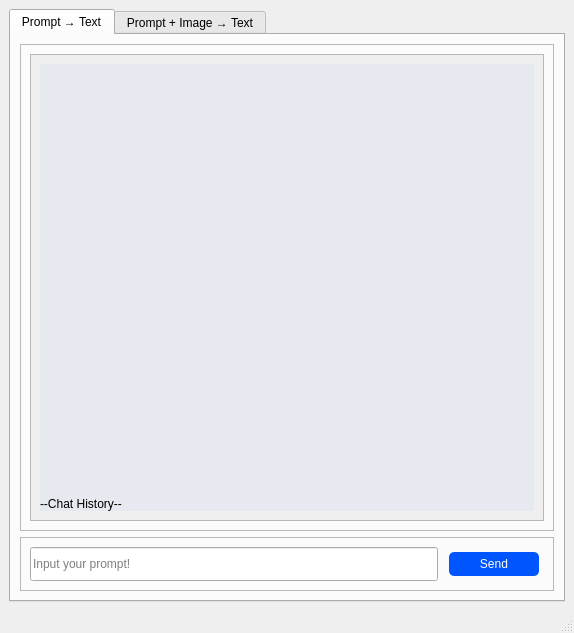
<?xml version="1.0" encoding="UTF-8"?>
<ui version="4.0">
 <class>MainWindow</class>
 <widget class="QMainWindow" name="MainWindow">
  <property name="geometry">
   <rect>
    <x>0</x>
    <y>0</y>
    <width>574</width>
    <height>633</height>
   </rect>
  </property>
  <property name="windowTitle">
   <string>MainWindow</string>
  </property>
  <widget class="QWidget" name="centralwidget">
   <layout class="QVBoxLayout" name="verticalLayout_4">
    <item>
     <widget class="QTabWidget" name="tabWidget">
      <property name="currentIndex">
       <number>0</number>
      </property>
      <widget class="QWidget" name="tab_text2text">
       <attribute name="title">
        <string>Prompt → Text</string>
       </attribute>
       <layout class="QVBoxLayout" name="verticalLayout">
        <item>
         <widget class="QFrame" name="frame_2">
          <property name="frameShape">
           <enum>QFrame::StyledPanel</enum>
          </property>
          <property name="frameShadow">
           <enum>QFrame::Raised</enum>
          </property>
          <layout class="QHBoxLayout" name="horizontalLayout_4">
           <item>
            <widget class="QScrollArea" name="scrollArea">
             <property name="minimumSize">
              <size>
               <width>500</width>
               <height>0</height>
              </size>
             </property>
             <property name="horizontalScrollBarPolicy">
              <enum>Qt::ScrollBarAlwaysOff</enum>
             </property>
             <property name="widgetResizable">
              <bool>true</bool>
             </property>
             <widget class="QWidget" name="scrollAreaWidgetContents_5">
              <property name="geometry">
               <rect>
                <x>0</x>
                <y>0</y>
                <width>498</width>
                <height>416</height>
               </rect>
              </property>
              <layout class="QVBoxLayout" name="verticalLayout_6">
               <item>
                <widget class="QLabel" name="t1_output_txt">
                 <property name="styleSheet">
                  <string notr="true">background-color: rgb(0, 85, 255,10);</string>
                 </property>
                 <property name="text">
                  <string>--Chat History--</string>
                 </property>
                 <property name="alignment">
                  <set>Qt::AlignBottom|Qt::AlignLeading|Qt::AlignLeft</set>
                 </property>
                 <property name="wordWrap">
                  <bool>true</bool>
                 </property>
                </widget>
               </item>
              </layout>
             </widget>
            </widget>
           </item>
          </layout>
         </widget>
        </item>
        <item>
         <widget class="QFrame" name="frame">
          <property name="maximumSize">
           <size>
            <width>16777215</width>
            <height>60</height>
           </size>
          </property>
          <property name="frameShape">
           <enum>QFrame::StyledPanel</enum>
          </property>
          <property name="frameShadow">
           <enum>QFrame::Raised</enum>
          </property>
          <layout class="QHBoxLayout" name="horizontalLayout_2">
           <item>
            <widget class="QLineEdit" name="t1_input_txt">
             <property name="maximumSize">
              <size>
               <width>16777215</width>
               <height>50</height>
              </size>
             </property>
             <property name="placeholderText">
              <string>Input your prompt!</string>
             </property>
            </widget>
           </item>
           <item>
            <widget class="QPushButton" name="t1_pb_send">
             <property name="minimumSize">
              <size>
               <width>100</width>
               <height>0</height>
              </size>
             </property>
             <property name="maximumSize">
              <size>
               <width>100</width>
               <height>16777215</height>
              </size>
             </property>
             <property name="styleSheet">
              <string notr="true">QPushButton {
	padding: 5px;
	margin: 5px;
	border-radius: 5px;
	background: rgb(0, 85, 255);
	color: white;
}

QPushButton:hover {
	background: rgb(0, 85, 255, 220);
}

QPushButton:pressed {
	background: rgb(0, 85, 255, 200);
}

</string>
             </property>
             <property name="text">
              <string>Send</string>
             </property>
            </widget>
           </item>
          </layout>
         </widget>
        </item>
       </layout>
      </widget>
      <widget class="QWidget" name="tab_textAndImage2text">
       <attribute name="title">
        <string>Prompt + Image → Text</string>
       </attribute>
       <layout class="QVBoxLayout" name="verticalLayout_3">
        <item>
         <widget class="QFrame" name="frame_3">
          <property name="frameShape">
           <enum>QFrame::StyledPanel</enum>
          </property>
          <property name="frameShadow">
           <enum>QFrame::Raised</enum>
          </property>
          <layout class="QVBoxLayout" name="verticalLayout_2">
           <item>
            <widget class="QLabel" name="l_uploaded_img_tab">
             <property name="maximumSize">
              <size>
               <width>16777215</width>
               <height>20</height>
              </size>
             </property>
             <property name="text">
              <string>Uploaded Image</string>
             </property>
            </widget>
           </item>
           <item>
            <widget class="QLabel" name="t2_uploaded_img">
             <property name="minimumSize">
              <size>
               <width>300</width>
               <height>300</height>
              </size>
             </property>
             <property name="font">
              <font>
               <pointsize>31</pointsize>
              </font>
             </property>
             <property name="styleSheet">
              <string notr="true">QLabel {
    border: 1px solid rgb(0, 85, 255); 
    border-radius: 5px;      
}</string>
             </property>
             <property name="text">
              <string>🖼️</string>
             </property>
             <property name="scaledContents">
              <bool>true</bool>
             </property>
             <property name="alignment">
              <set>Qt::AlignCenter</set>
             </property>
            </widget>
           </item>
           <item>
            <widget class="QScrollArea" name="t2_scrollArea">
             <property name="verticalScrollBarPolicy">
              <enum>Qt::ScrollBarAsNeeded</enum>
             </property>
             <property name="horizontalScrollBarPolicy">
              <enum>Qt::ScrollBarAlwaysOff</enum>
             </property>
             <property name="widgetResizable">
              <bool>true</bool>
             </property>
             <widget class="QWidget" name="scrollAreaWidgetContents_3">
              <property name="geometry">
               <rect>
                <x>0</x>
                <y>0</y>
                <width>498</width>
                <height>86</height>
               </rect>
              </property>
              <layout class="QVBoxLayout" name="verticalLayout_5">
               <item>
                <widget class="QLabel" name="t2_output_txt">
                 <property name="styleSheet">
                  <string notr="true">background-color: rgb(0, 85, 255,10);</string>
                 </property>
                 <property name="frameShape">
                  <enum>QFrame::NoFrame</enum>
                 </property>
                 <property name="text">
                  <string/>
                 </property>
                 <property name="wordWrap">
                  <bool>true</bool>
                 </property>
                </widget>
               </item>
              </layout>
             </widget>
            </widget>
           </item>
          </layout>
         </widget>
        </item>
        <item>
         <widget class="QFrame" name="frame_4">
          <property name="maximumSize">
           <size>
            <width>16777215</width>
            <height>60</height>
           </size>
          </property>
          <property name="frameShape">
           <enum>QFrame::StyledPanel</enum>
          </property>
          <property name="frameShadow">
           <enum>QFrame::Raised</enum>
          </property>
          <layout class="QHBoxLayout" name="horizontalLayout_3">
           <item>
            <widget class="QLineEdit" name="t2_input_txt">
             <property name="maximumSize">
              <size>
               <width>16777215</width>
               <height>50</height>
              </size>
             </property>
             <property name="placeholderText">
              <string>Input your prompt!</string>
             </property>
            </widget>
           </item>
           <item>
            <widget class="QPushButton" name="t2_pb_upload">
             <property name="minimumSize">
              <size>
               <width>100</width>
               <height>0</height>
              </size>
             </property>
             <property name="maximumSize">
              <size>
               <width>100</width>
               <height>16777215</height>
              </size>
             </property>
             <property name="styleSheet">
              <string notr="true">QPushButton {
	padding: 5px;
	margin: 5px;
	border-radius: 5px;
	background: rgb(0, 85, 255);
	color: white;
}

QPushButton:hover {
	background: rgb(0, 85, 255, 220);
}

QPushButton:pressed {
	background: rgb(0, 85, 255, 200);
}

</string>
             </property>
             <property name="text">
              <string>Upload</string>
             </property>
            </widget>
           </item>
           <item>
            <widget class="QPushButton" name="t2_pb_send">
             <property name="minimumSize">
              <size>
               <width>100</width>
               <height>0</height>
              </size>
             </property>
             <property name="maximumSize">
              <size>
               <width>100</width>
               <height>16777215</height>
              </size>
             </property>
             <property name="styleSheet">
              <string notr="true">QPushButton {
	padding: 5px;
	margin: 5px;
	border-radius: 5px;
	background: rgb(0, 85, 255);
	color: white;
}

QPushButton:hover {
	background: rgb(0, 85, 255, 220);
}

QPushButton:pressed {
	background: rgb(0, 85, 255, 200);
}

</string>
             </property>
             <property name="text">
              <string>Send</string>
             </property>
            </widget>
           </item>
          </layout>
         </widget>
        </item>
       </layout>
      </widget>
     </widget>
    </item>
   </layout>
  </widget>
  <widget class="QMenuBar" name="menubar">
   <property name="geometry">
    <rect>
     <x>0</x>
     <y>0</y>
     <width>574</width>
     <height>26</height>
    </rect>
   </property>
  </widget>
  <widget class="QStatusBar" name="statusbar"/>
 </widget>
 <resources/>
 <connections/>
</ui>
